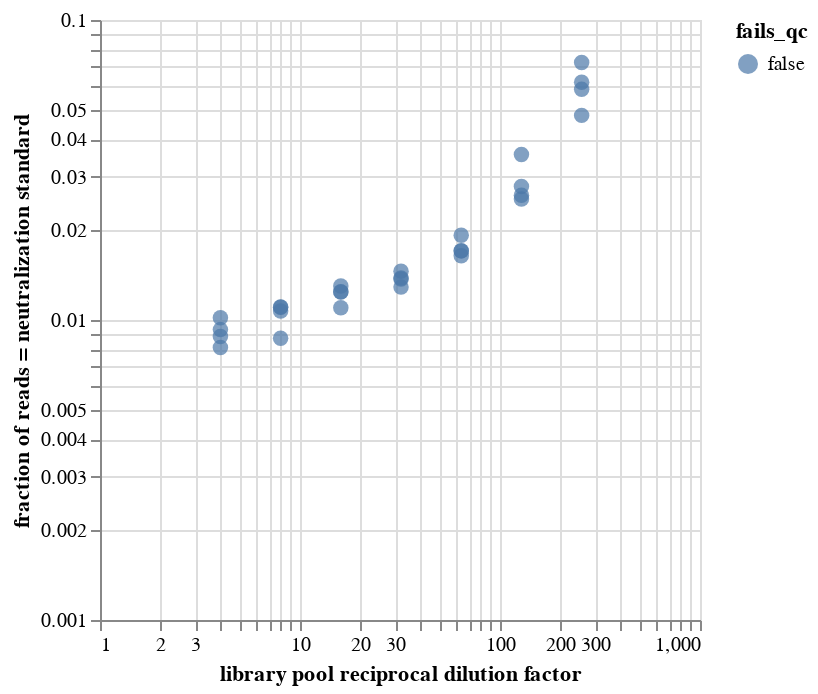

Notebook code for this chart:
### Markdown cell above
I titrated across columns so this looks appropriate with fraction of counts devotred to neutralization standard increasing as you go down the plate (towards row G).

### Code cell
# Scatterplot of the same data as above, plotted by dilution factor
alt.Chart(neut_standard_fracs).mark_circle(size=60).encode(
    alt.X('dilution_factor:Q', 
          scale=alt.Scale(type='log'),
          title='library pool reciprocal dilution factor'),
    alt.Y('neut_standard_frac:Q', 
          scale=alt.Scale(type='log'),
          title='fraction of reads = neutralization standard'),
    color='fails_qc',
    tooltip=['well', 'dilution_factor', 'neut_standard_frac', 'total_count']
).interactive()

### Figure 1 — Vega-Lite specification as saved in the notebook (floating-point values rounded to 4 significant figures)
{"config": {"view": {"continuousWidth": 300, "continuousHeight": 300}}, "data": {"name": "data-39758639c71409d00378e0f6b1c0c132"}, "mark": {"type": "circle", "size": 60}, "encoding": {"color": {"field": "fails_qc", "type": "nominal"}, "tooltip": [{"field": "well", "type": "nominal"}, {"field": "dilution_factor", "type": "quantitative"}, {"field": "neut_standard_frac", "type": "quantitative"}, {"field": "total_count", "type": "quantitative"}], "x": {"field": "dilution_factor", "scale": {"type": "log"}, "title": "library pool reciprocal dilution factor", "type": "quantitative"}, "y": {"field": "neut_standard_frac", "scale": {"type": "log"}, "title": "fraction of reads = neutralization standard", "type": "quantitative"}}, "params": [{"name": "param_1", "select": {"type": "interval", "encodings": ["x", "y"]}, "bind": "scales"}], "$schema": "https://vega.github.io/schema/vega-lite/v5.16.3.json", "datasets": {"data-39758639c71409d00378e0f6b1c0c132": [{"well": "A1", "sample_well": "A1-H3N2_100uL_libID39-4-1 (A1)", "dilution_factor": 4, "total_count": 1428043, "neut_standard_count": 11569, "neut_standard_frac": 0.008101, "fails_qc": false}, {"well": "A2", "sample_well": "A2-H3N2_100uL_libID39-4-2 (A2)", "dilution_factor": 4, "total_count": 961374, "neut_standard_count": 8930, "neut_standard_frac": 0.009289, "fails_qc": false}, {"well": "A3", "sample_well": "A3-H3N2_50uL_libID39-4-1 (A3)", "dilution_factor": 4, "total_count": 1267559, "neut_standard_count": 12899, "neut_standard_frac": 0.01018, "fails_qc": false}, {"well": "A4", "sample_well": "A4-H3N2_50uL_libID39-4-2 (A4)", "dilution_factor": 4, "total_count": 1070939, "neut_standard_count": 9441, "neut_standard_frac": 0.008816, "fails_qc": false}, {"well": "B1", "sample_well": "B1-H3N2_100uL_libID39-8-1 (B1)", "dilution_factor": 8, "total_count": 777342, "neut_standard_count": 6756, "neut_standard_frac": 0.008691, "fails_qc": false}, {"well": "B2", "sample_well": "B2-H3N2_100uL_libID39-8-2 (B2)", "dilution_factor": 8, "total_count": 1027155, "neut_standard_count": 11321, "neut_standard_frac": 0.01102, "fails_qc": false}, {"well": "B3", "sample_well": "B3-H3N2_50uL_libID39-8-1 (B3)", "dilution_factor": 8, "total_count": 1295025, "neut_standard_count": 14310, "neut_standard_frac": 0.01105, "fails_qc": false}, {"well": "B4", "sample_well": "B4-H3N2_50uL_libID39-8-2 (B4)", "dilution_factor": 8, "total_count": 1333261, "neut_standard_count": 14291, "neut_standard_frac": 0.01072, "fails_qc": false}, {"well": "C1", "sample_well": "C1-H3N2_100uL_libID39-16-1 (C1)", "dilution_factor": 16, "total_count": 823689, "neut_standard_count": 9051, "neut_standard_frac": 0.01099, "fails_qc": false}, {"well": "C2", "sample_well": "C2-H3N2_100uL_libID39-16-2 (C2)", "dilution_factor": 16, "total_count": 1240995, "neut_standard_count": 15380, "neut_standard_frac": 0.01239, "fails_qc": false}, {"well": "C3", "sample_well": "C3-H3N2_50uL_libID39-16-1 (C3)", "dilution_factor": 16, "total_count": 1220281, "neut_standard_count": 15149, "neut_standard_frac": 0.01241, "fails_qc": false}, {"well": "C4", "sample_well": "C4-H3N2_50uL_libID39-16-2 (C4)", "dilution_factor": 16, "total_count": 1434093, "neut_standard_count": 18619, "neut_standard_frac": 0.01298, "fails_qc": false}, {"well": "D1", "sample_well": "D1-H3N2_100uL_libID39-32-1 (D1)", "dilution_factor": 32, "total_count": 724788, "neut_standard_count": 10009, "neut_standard_frac": 0.01381, "fails_qc": false}, {"well": "D2", "sample_well": "D2-H3N2_100uL_libID39-32-2 (D2)", "dilution_factor": 32, "total_count": 1182043, "neut_standard_count": 15215, "neut_standard_frac": 0.01287, "fails_qc": false}, {"well": "D3", "sample_well": "D3-H3N2_50uL_libID39-32-1 (D3)", "dilution_factor": 32, "total_count": 1130870, "neut_standard_count": 15481, "neut_standard_frac": 0.01369, "fails_qc": false}, {"well": "D4", "sample_well": "D4-H3N2_50uL_libID39-32-2 (D4)", "dilution_factor": 32, "total_count": 937065, "neut_standard_count": 13634, "neut_standard_frac": 0.01455, "fails_qc": false}, {"well": "E1", "sample_well": "E1-H3N2_100uL_libID39-64-1 (E1)", "dilution_factor": 64, "total_count": 910216, "neut_standard_count": 15470, "neut_standard_frac": 0.017, "fails_qc": false}, {"well": "E2", "sample_well": "E2-H3N2_100uL_libID39-64-2 (E2)", "dilution_factor": 64, "total_count": 1040704, "neut_standard_count": 17708, "neut_standard_frac": 0.01702, "fails_qc": false}, {"well": "E3", "sample_well": "E3-H3N2_50uL_libID39-64-1 (E3)", "dilution_factor": 64, "total_count": 740198, "neut_standard_count": 14193, "neut_standard_frac": 0.01917, "fails_qc": false}, {"well": "E4", "sample_well": "E4-H3N2_50uL_libID39-64-2 (E4)", "dilution_factor": 64, "total_count": 1339850, "neut_standard_count": 21925, "neut_standard_frac": 0.01636, "fails_qc": false}, {"well": "F1", "sample_well": "F1-H3N2_100uL_libID39-128-1 (F1)", "dilution_factor": 128, "total_count": 781586, "neut_standard_count": 21787, "neut_standard_frac": 0.02788, "fails_qc": false}, {"well": "F2", "sample_well": "F2-H3N2_100uL_libID39-128-2 (F2)", "dilution_factor": 128, "total_count": 940019, "neut_standard_count": 24471, "neut_standard_frac": 0.02603, "fails_qc": false}, {"well": "F3", "sample_well": "F3-H3N2_50uL_libID39-128-1 (F3)", "dilution_factor": 128, "total_count": 903987, "neut_standard_count": 32183, "neut_standard_frac": 0.0356, "fails_qc": false}, {"well": "F4", "sample_well": "F4-H3N2_50uL_libID39-128-2 (F4)", "dilution_factor": 128, "total_count": 746017, "neut_standard_count": 18889, "neut_standard_frac": 0.02532, "fails_qc": false}, {"well": "G1", "sample_well": "G1-H3N2_100uL_libID39-256-1 (G1)", "dilution_factor": 256, "total_count": 851566, "neut_standard_count": 52808, "neut_standard_frac": 0.06201, "fails_qc": false}, {"well": "G2", "sample_well": "G2-H3N2_100uL_libID39-256-2 (G2)", "dilution_factor": 256, "total_count": 1175220, "neut_standard_count": 69006, "neut_standard_frac": 0.05872, "fails_qc": false}, {"well": "G3", "sample_well": "G3-H3N2_50uL_libID39-256-1 (G3)", "dilution_factor": 256, "total_count": 1075033, "neut_standard_count": 77565, "neut_standard_frac": 0.07215, "fails_qc": false}, {"well": "G4", "sample_well": "G4-H3N2_50uL_libID39-256-2 (G4)", "dilution_factor": 256, "total_count": 840876, "neut_standard_count": 40440, "neut_standard_frac": 0.04809, "fails_qc": false}]}}
